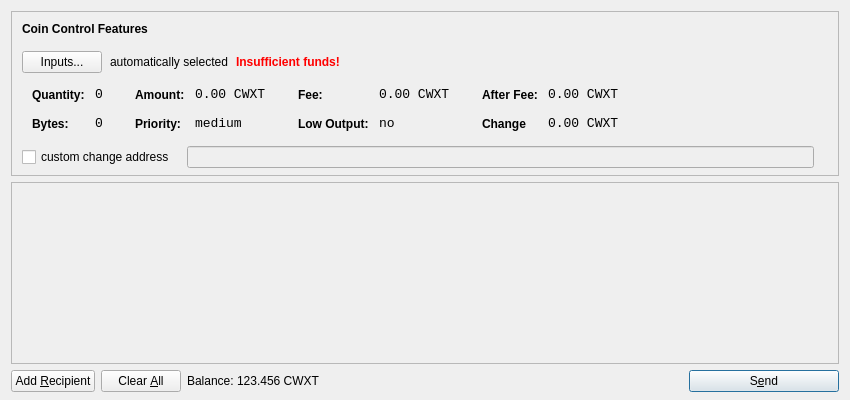
<?xml version="1.0" encoding="UTF-8"?>
<ui version="4.0">
 <class>SendCoinsDialog</class>
 <widget class="QDialog" name="SendCoinsDialog">
  <property name="geometry">
   <rect>
    <x>0</x>
    <y>0</y>
    <width>850</width>
    <height>400</height>
   </rect>
  </property>
  <property name="windowTitle">
   <string>Send Coins</string>
  </property>
  <layout class="QVBoxLayout" name="verticalLayout" stretch="0,1,0">
   <property name="bottomMargin">
    <number>8</number>
   </property>
   <item>
    <widget class="QFrame" name="frameCoinControl">
     <property name="sizePolicy">
      <sizepolicy hsizetype="Expanding" vsizetype="Expanding">
       <horstretch>0</horstretch>
       <verstretch>0</verstretch>
      </sizepolicy>
     </property>
     <property name="maximumSize">
      <size>
       <width>16777215</width>
       <height>16777215</height>
      </size>
     </property>
     <property name="frameShape">
      <enum>QFrame::StyledPanel</enum>
     </property>
     <property name="frameShadow">
      <enum>QFrame::Sunken</enum>
     </property>
     <layout class="QVBoxLayout" name="verticalLayoutCoinControl2">
      <property name="spacing">
       <number>-1</number>
      </property>
      <property name="leftMargin">
       <number>0</number>
      </property>
      <property name="topMargin">
       <number>0</number>
      </property>
      <property name="rightMargin">
       <number>0</number>
      </property>
      <property name="bottomMargin">
       <number>6</number>
      </property>
      <item>
       <layout class="QVBoxLayout" name="verticalLayoutCoinControl" stretch="0,0,0,0,1">
        <property name="spacing">
         <number>0</number>
        </property>
        <property name="leftMargin">
         <number>10</number>
        </property>
        <property name="topMargin">
         <number>10</number>
        </property>
        <item>
         <layout class="QHBoxLayout" name="horizontalLayoutCoinControl1">
          <property name="bottomMargin">
           <number>15</number>
          </property>
          <item>
           <widget class="QLabel" name="labelCoinControlFeatures">
            <property name="sizePolicy">
             <sizepolicy hsizetype="Preferred" vsizetype="Maximum">
              <horstretch>0</horstretch>
              <verstretch>0</verstretch>
             </sizepolicy>
            </property>
            <property name="font">
             <font>
              <weight>75</weight>
              <bold>true</bold>
             </font>
            </property>
            <property name="styleSheet">
             <string notr="true">font-weight:bold;</string>
            </property>
            <property name="text">
             <string>Coin Control Features</string>
            </property>
           </widget>
          </item>
         </layout>
        </item>
        <item>
         <layout class="QHBoxLayout" name="horizontalLayoutCoinControl2" stretch="0,0,0,0">
          <property name="spacing">
           <number>8</number>
          </property>
          <property name="bottomMargin">
           <number>10</number>
          </property>
          <item>
           <widget class="QPushButton" name="pushButtonCoinControl">
            <property name="styleSheet">
             <string notr="true"/>
            </property>
            <property name="text">
             <string>Inputs...</string>
            </property>
           </widget>
          </item>
          <item>
           <widget class="QLabel" name="labelCoinControlAutomaticallySelected">
            <property name="text">
             <string>automatically selected</string>
            </property>
            <property name="margin">
             <number>5</number>
            </property>
           </widget>
          </item>
          <item>
           <widget class="QLabel" name="labelCoinControlInsuffFunds">
            <property name="font">
             <font>
              <weight>75</weight>
              <bold>true</bold>
             </font>
            </property>
            <property name="styleSheet">
             <string notr="true">color:red;font-weight:bold;</string>
            </property>
            <property name="text">
             <string>Insufficient funds!</string>
            </property>
            <property name="margin">
             <number>5</number>
            </property>
           </widget>
          </item>
          <item>
           <spacer name="horizontalSpacerCoinControl">
            <property name="orientation">
             <enum>Qt::Horizontal</enum>
            </property>
            <property name="sizeHint" stdset="0">
             <size>
              <width>40</width>
              <height>1</height>
             </size>
            </property>
           </spacer>
          </item>
         </layout>
        </item>
        <item>
         <widget class="QWidget" name="widgetCoinControl" native="true">
          <property name="sizePolicy">
           <sizepolicy hsizetype="Preferred" vsizetype="Preferred">
            <horstretch>0</horstretch>
            <verstretch>0</verstretch>
           </sizepolicy>
          </property>
          <property name="minimumSize">
           <size>
            <width>0</width>
            <height>0</height>
           </size>
          </property>
          <property name="styleSheet">
           <string notr="true"/>
          </property>
          <layout class="QHBoxLayout" name="horizontalLayoutCoinControl5">
           <property name="margin">
            <number>0</number>
           </property>
           <item>
            <layout class="QHBoxLayout" name="horizontalLayoutCoinControl3" stretch="0,0,0,1">
             <property name="spacing">
              <number>20</number>
             </property>
             <property name="topMargin">
              <number>0</number>
             </property>
             <property name="bottomMargin">
              <number>10</number>
             </property>
             <item>
              <layout class="QFormLayout" name="formLayoutCoinControl1">
               <property name="horizontalSpacing">
                <number>10</number>
               </property>
               <property name="verticalSpacing">
                <number>14</number>
               </property>
               <property name="leftMargin">
                <number>10</number>
               </property>
               <property name="topMargin">
                <number>4</number>
               </property>
               <property name="rightMargin">
                <number>6</number>
               </property>
               <item row="0" column="0">
                <widget class="QLabel" name="labelCoinControlQuantityText">
                 <property name="styleSheet">
                  <string notr="true">font-weight:bold;</string>
                 </property>
                 <property name="text">
                  <string>Quantity:</string>
                 </property>
                 <property name="margin">
                  <number>0</number>
                 </property>
                </widget>
               </item>
               <item row="0" column="1">
                <widget class="QLabel" name="labelCoinControlQuantity">
                 <property name="font">
                  <font>
                   <family>Monospace</family>
                   <pointsize>10</pointsize>
                  </font>
                 </property>
                 <property name="cursor">
                  <cursorShape>IBeamCursor</cursorShape>
                 </property>
                 <property name="contextMenuPolicy">
                  <enum>Qt::ActionsContextMenu</enum>
                 </property>
                 <property name="text">
                  <string>0</string>
                 </property>
                 <property name="margin">
                  <number>0</number>
                 </property>
                 <property name="textInteractionFlags">
                  <set>Qt::LinksAccessibleByMouse|Qt::TextSelectableByKeyboard|Qt::TextSelectableByMouse</set>
                 </property>
                </widget>
               </item>
               <item row="1" column="0">
                <widget class="QLabel" name="labelCoinControlBytesText">
                 <property name="styleSheet">
                  <string notr="true">font-weight:bold;</string>
                 </property>
                 <property name="text">
                  <string>Bytes:</string>
                 </property>
                </widget>
               </item>
               <item row="1" column="1">
                <widget class="QLabel" name="labelCoinControlBytes">
                 <property name="font">
                  <font>
                   <family>Monospace</family>
                   <pointsize>10</pointsize>
                  </font>
                 </property>
                 <property name="cursor">
                  <cursorShape>IBeamCursor</cursorShape>
                 </property>
                 <property name="contextMenuPolicy">
                  <enum>Qt::ActionsContextMenu</enum>
                 </property>
                 <property name="text">
                  <string>0</string>
                 </property>
                 <property name="textInteractionFlags">
                  <set>Qt::LinksAccessibleByMouse|Qt::TextSelectableByKeyboard|Qt::TextSelectableByMouse</set>
                 </property>
                </widget>
               </item>
              </layout>
             </item>
             <item>
              <layout class="QFormLayout" name="formLayoutCoinControl2">
               <property name="horizontalSpacing">
                <number>10</number>
               </property>
               <property name="verticalSpacing">
                <number>14</number>
               </property>
               <property name="leftMargin">
                <number>6</number>
               </property>
               <property name="topMargin">
                <number>4</number>
               </property>
               <property name="rightMargin">
                <number>6</number>
               </property>
               <item row="0" column="0">
                <widget class="QLabel" name="labelCoinControlAmountText">
                 <property name="styleSheet">
                  <string notr="true">font-weight:bold;</string>
                 </property>
                 <property name="text">
                  <string>Amount:</string>
                 </property>
                 <property name="margin">
                  <number>0</number>
                 </property>
                </widget>
               </item>
               <item row="0" column="1">
                <widget class="QLabel" name="labelCoinControlAmount">
                 <property name="font">
                  <font>
                   <family>Monospace</family>
                   <pointsize>10</pointsize>
                  </font>
                 </property>
                 <property name="cursor">
                  <cursorShape>IBeamCursor</cursorShape>
                 </property>
                 <property name="contextMenuPolicy">
                  <enum>Qt::ActionsContextMenu</enum>
                 </property>
                 <property name="text">
                  <string>0.00 CWXT</string>
                 </property>
                 <property name="textInteractionFlags">
                  <set>Qt::LinksAccessibleByMouse|Qt::TextSelectableByKeyboard|Qt::TextSelectableByMouse</set>
                 </property>
                </widget>
               </item>
               <item row="1" column="0">
                <widget class="QLabel" name="labelCoinControlPriorityText">
                 <property name="styleSheet">
                  <string notr="true">font-weight:bold;</string>
                 </property>
                 <property name="text">
                  <string>Priority:</string>
                 </property>
                </widget>
               </item>
               <item row="1" column="1">
                <widget class="QLabel" name="labelCoinControlPriority">
                 <property name="font">
                  <font>
                   <family>Monospace</family>
                   <pointsize>10</pointsize>
                  </font>
                 </property>
                 <property name="cursor">
                  <cursorShape>IBeamCursor</cursorShape>
                 </property>
                 <property name="contextMenuPolicy">
                  <enum>Qt::ActionsContextMenu</enum>
                 </property>
                 <property name="text">
                  <string>medium</string>
                 </property>
                 <property name="textInteractionFlags">
                  <set>Qt::LinksAccessibleByMouse|Qt::TextSelectableByKeyboard|Qt::TextSelectableByMouse</set>
                 </property>
                </widget>
               </item>
              </layout>
             </item>
             <item>
              <layout class="QFormLayout" name="formLayoutCoinControl3">
               <property name="horizontalSpacing">
                <number>10</number>
               </property>
               <property name="verticalSpacing">
                <number>14</number>
               </property>
               <property name="leftMargin">
                <number>6</number>
               </property>
               <property name="topMargin">
                <number>4</number>
               </property>
               <property name="rightMargin">
                <number>6</number>
               </property>
               <item row="0" column="0">
                <widget class="QLabel" name="labelCoinControlFeeText">
                 <property name="styleSheet">
                  <string notr="true">font-weight:bold;</string>
                 </property>
                 <property name="text">
                  <string>Fee:</string>
                 </property>
                 <property name="margin">
                  <number>0</number>
                 </property>
                </widget>
               </item>
               <item row="0" column="1">
                <widget class="QLabel" name="labelCoinControlFee">
                 <property name="font">
                  <font>
                   <family>Monospace</family>
                   <pointsize>10</pointsize>
                  </font>
                 </property>
                 <property name="cursor">
                  <cursorShape>IBeamCursor</cursorShape>
                 </property>
                 <property name="contextMenuPolicy">
                  <enum>Qt::ActionsContextMenu</enum>
                 </property>
                 <property name="text">
                  <string>0.00 CWXT</string>
                 </property>
                 <property name="textInteractionFlags">
                  <set>Qt::LinksAccessibleByMouse|Qt::TextSelectableByKeyboard|Qt::TextSelectableByMouse</set>
                 </property>
                </widget>
               </item>
               <item row="1" column="0">
                <widget class="QLabel" name="labelCoinControlLowOutputText">
                 <property name="styleSheet">
                  <string notr="true">font-weight:bold;</string>
                 </property>
                 <property name="text">
                  <string>Low Output:</string>
                 </property>
                </widget>
               </item>
               <item row="1" column="1">
                <widget class="QLabel" name="labelCoinControlLowOutput">
                 <property name="font">
                  <font>
                   <family>Monospace</family>
                   <pointsize>10</pointsize>
                  </font>
                 </property>
                 <property name="cursor">
                  <cursorShape>IBeamCursor</cursorShape>
                 </property>
                 <property name="contextMenuPolicy">
                  <enum>Qt::ActionsContextMenu</enum>
                 </property>
                 <property name="text">
                  <string>no</string>
                 </property>
                 <property name="textInteractionFlags">
                  <set>Qt::LinksAccessibleByMouse|Qt::TextSelectableByKeyboard|Qt::TextSelectableByMouse</set>
                 </property>
                </widget>
               </item>
              </layout>
             </item>
             <item>
              <layout class="QFormLayout" name="formLayoutCoinControl4">
               <property name="horizontalSpacing">
                <number>10</number>
               </property>
               <property name="verticalSpacing">
                <number>14</number>
               </property>
               <property name="leftMargin">
                <number>6</number>
               </property>
               <property name="topMargin">
                <number>4</number>
               </property>
               <property name="rightMargin">
                <number>6</number>
               </property>
               <item row="0" column="0">
                <widget class="QLabel" name="labelCoinControlAfterFeeText">
                 <property name="styleSheet">
                  <string notr="true">font-weight:bold;</string>
                 </property>
                 <property name="text">
                  <string>After Fee:</string>
                 </property>
                 <property name="margin">
                  <number>0</number>
                 </property>
                </widget>
               </item>
               <item row="0" column="1">
                <widget class="QLabel" name="labelCoinControlAfterFee">
                 <property name="font">
                  <font>
                   <family>Monospace</family>
                   <pointsize>10</pointsize>
                  </font>
                 </property>
                 <property name="cursor">
                  <cursorShape>IBeamCursor</cursorShape>
                 </property>
                 <property name="contextMenuPolicy">
                  <enum>Qt::ActionsContextMenu</enum>
                 </property>
                 <property name="text">
                  <string>0.00 CWXT</string>
                 </property>
                 <property name="textInteractionFlags">
                  <set>Qt::LinksAccessibleByMouse|Qt::TextSelectableByKeyboard|Qt::TextSelectableByMouse</set>
                 </property>
                </widget>
               </item>
               <item row="1" column="0">
                <widget class="QLabel" name="labelCoinControlChangeText">
                 <property name="styleSheet">
                  <string notr="true">font-weight:bold;</string>
                 </property>
                 <property name="text">
                  <string>Change</string>
                 </property>
                </widget>
               </item>
               <item row="1" column="1">
                <widget class="QLabel" name="labelCoinControlChange">
                 <property name="font">
                  <font>
                   <family>Monospace</family>
                   <pointsize>10</pointsize>
                  </font>
                 </property>
                 <property name="cursor">
                  <cursorShape>IBeamCursor</cursorShape>
                 </property>
                 <property name="contextMenuPolicy">
                  <enum>Qt::ActionsContextMenu</enum>
                 </property>
                 <property name="text">
                  <string>0.00 CWXT</string>
                 </property>
                 <property name="textInteractionFlags">
                  <set>Qt::LinksAccessibleByMouse|Qt::TextSelectableByKeyboard|Qt::TextSelectableByMouse</set>
                 </property>
                </widget>
               </item>
              </layout>
             </item>
            </layout>
           </item>
          </layout>
         </widget>
        </item>
        <item>
         <layout class="QHBoxLayout" name="horizontalLayoutCoinControl4" stretch="0,0,0">
          <property name="spacing">
           <number>12</number>
          </property>
          <property name="sizeConstraint">
           <enum>QLayout::SetDefaultConstraint</enum>
          </property>
          <property name="topMargin">
           <number>5</number>
          </property>
          <property name="rightMargin">
           <number>5</number>
          </property>
          <item>
           <widget class="QCheckBox" name="checkBoxCoinControlChange">
            <property name="text">
             <string>custom change address</string>
            </property>
           </widget>
          </item>
          <item>
           <widget class="QLineEdit" name="lineEditCoinControlChange">
            <property name="enabled">
             <bool>false</bool>
            </property>
            <property name="sizePolicy">
             <sizepolicy hsizetype="Expanding" vsizetype="Fixed">
              <horstretch>0</horstretch>
              <verstretch>0</verstretch>
             </sizepolicy>
            </property>
           </widget>
          </item>
          <item>
           <widget class="QLabel" name="labelCoinControlChangeLabel">
            <property name="sizePolicy">
             <sizepolicy hsizetype="Preferred" vsizetype="Expanding">
              <horstretch>0</horstretch>
              <verstretch>0</verstretch>
             </sizepolicy>
            </property>
            <property name="minimumSize">
             <size>
              <width>0</width>
              <height>0</height>
             </size>
            </property>
            <property name="text">
             <string/>
            </property>
            <property name="margin">
             <number>3</number>
            </property>
           </widget>
          </item>
         </layout>
        </item>
        <item>
         <spacer name="verticalSpacerCoinControl">
          <property name="orientation">
           <enum>Qt::Vertical</enum>
          </property>
          <property name="sizeHint" stdset="0">
           <size>
            <width>800</width>
            <height>1</height>
           </size>
          </property>
         </spacer>
        </item>
       </layout>
      </item>
     </layout>
    </widget>
   </item>
   <item>
    <widget class="QScrollArea" name="scrollArea">
     <property name="widgetResizable">
      <bool>true</bool>
     </property>
     <widget class="QWidget" name="scrollAreaWidgetContents">
      <property name="geometry">
       <rect>
        <x>0</x>
        <y>0</y>
        <width>830</width>
        <height>165</height>
       </rect>
      </property>
      <layout class="QVBoxLayout" name="verticalLayout_2">
       <property name="margin">
        <number>0</number>
       </property>
       <item>
        <layout class="QVBoxLayout" name="entries">
         <property name="spacing">
          <number>6</number>
         </property>
        </layout>
       </item>
       <item>
        <spacer name="verticalSpacer">
         <property name="orientation">
          <enum>Qt::Vertical</enum>
         </property>
         <property name="sizeHint" stdset="0">
          <size>
           <width>20</width>
           <height>40</height>
          </size>
         </property>
        </spacer>
       </item>
      </layout>
     </widget>
    </widget>
   </item>
   <item>
    <layout class="QHBoxLayout" name="horizontalLayout">
     <item>
      <widget class="QPushButton" name="addButton">
       <property name="toolTip">
        <string>Send to multiple recipients at once</string>
       </property>
       <property name="text">
        <string>Add &amp;Recipient</string>
       </property>
       <property name="icon">
        <iconset resource="../bitcoin.qrc">
         <normaloff>:/icons/add</normaloff>:/icons/add</iconset>
       </property>
       <property name="autoDefault">
        <bool>false</bool>
       </property>
      </widget>
     </item>
     <item>
      <widget class="QPushButton" name="clearButton">
       <property name="sizePolicy">
        <sizepolicy hsizetype="Minimum" vsizetype="Fixed">
         <horstretch>0</horstretch>
         <verstretch>0</verstretch>
        </sizepolicy>
       </property>
       <property name="toolTip">
        <string>Remove all transaction fields</string>
       </property>
       <property name="text">
        <string>Clear &amp;All</string>
       </property>
       <property name="icon">
        <iconset resource="../bitcoin.qrc">
         <normaloff>:/icons/remove</normaloff>:/icons/remove</iconset>
       </property>
       <property name="autoRepeatDelay">
        <number>300</number>
       </property>
       <property name="autoDefault">
        <bool>false</bool>
       </property>
      </widget>
     </item>
     <item>
      <layout class="QHBoxLayout" name="horizontalLayout_2">
       <property name="spacing">
        <number>3</number>
       </property>
       <item>
        <widget class="QLabel" name="label">
         <property name="sizePolicy">
          <sizepolicy hsizetype="Preferred" vsizetype="Fixed">
           <horstretch>0</horstretch>
           <verstretch>0</verstretch>
          </sizepolicy>
         </property>
         <property name="text">
          <string>Balance:</string>
         </property>
        </widget>
       </item>
       <item>
        <widget class="QLabel" name="labelBalance">
         <property name="sizePolicy">
          <sizepolicy hsizetype="Preferred" vsizetype="Fixed">
           <horstretch>0</horstretch>
           <verstretch>0</verstretch>
          </sizepolicy>
         </property>
         <property name="cursor">
          <cursorShape>IBeamCursor</cursorShape>
         </property>
         <property name="text">
          <string>123.456 CWXT</string>
         </property>
         <property name="textInteractionFlags">
          <set>Qt::LinksAccessibleByMouse|Qt::TextSelectableByKeyboard|Qt::TextSelectableByMouse</set>
         </property>
        </widget>
       </item>
      </layout>
     </item>
     <item>
      <spacer name="horizontalSpacer">
       <property name="orientation">
        <enum>Qt::Horizontal</enum>
       </property>
       <property name="sizeHint" stdset="0">
        <size>
         <width>40</width>
         <height>20</height>
        </size>
       </property>
      </spacer>
     </item>
     <item>
      <widget class="QPushButton" name="sendButton">
       <property name="minimumSize">
        <size>
         <width>150</width>
         <height>0</height>
        </size>
       </property>
       <property name="toolTip">
        <string>Confirm the send action</string>
       </property>
       <property name="text">
        <string>S&amp;end</string>
       </property>
       <property name="icon">
        <iconset resource="../bitcoin.qrc">
         <normaloff>:/icons/send</normaloff>:/icons/send</iconset>
       </property>
       <property name="default">
        <bool>true</bool>
       </property>
      </widget>
     </item>
    </layout>
   </item>
  </layout>
 </widget>
 <resources>
  <include location="../bitcoin.qrc"/>
 </resources>
 <connections/>
</ui>
